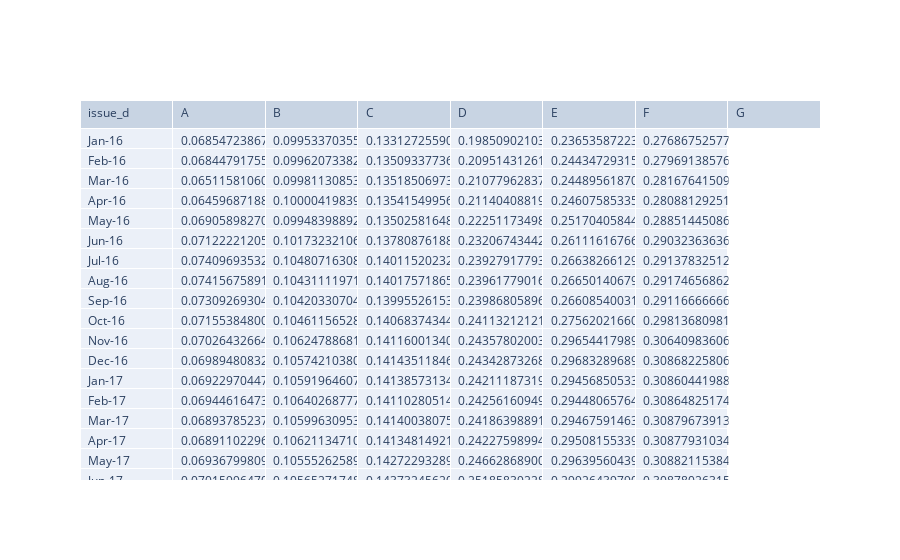

The cell this chart's notebook holds for it:
### Code cell
fig = go.Figure(data=[go.Table(
    header=dict(values=list(df3.columns),
                
                align='left'),
    cells=dict(values=[df3.issue_d,df3.A,df3.B,df3.C,df3.E,df3.F,df3.G],
               
               align='left'))
])

fig.show()

### Figure 1 — Plotly figure (JSON) as saved in the notebook; plotly's stock layout.template omitted (floating-point values rounded to 4 significant figures; data arrays with more than 128 entries replaced by an {"elided": "..."} marker saying what was removed)
{"data": [{"cells": {"align": "left", "values": {"elided": "7x57 mixed values"}}, "header": {"align": "left", "values": ["issue_d", "A", "B", "C", "D", "E", "F", "G"]}, "type": "table"}], "layout": {}}
